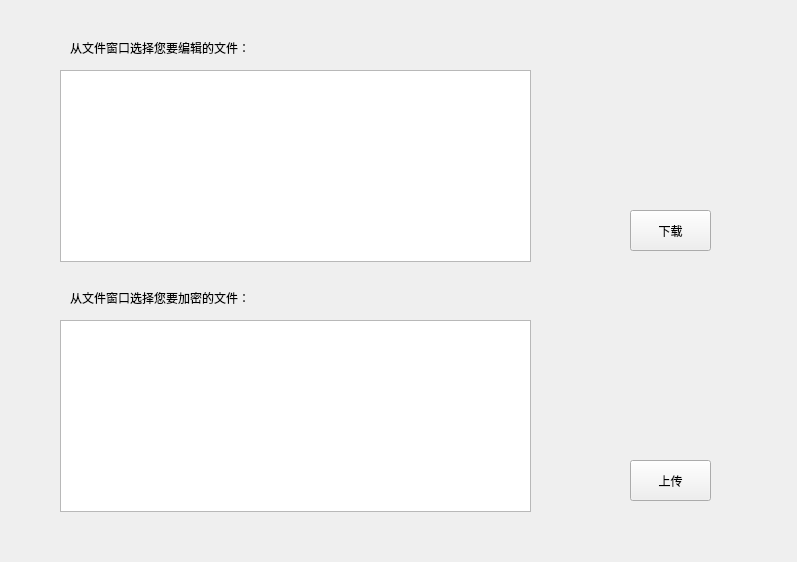
<?xml version="1.0" encoding="UTF-8"?>
<ui version="4.0">
 <class>Form</class>
 <widget class="QWidget" name="Form">
  <property name="geometry">
   <rect>
    <x>0</x>
    <y>0</y>
    <width>797</width>
    <height>562</height>
   </rect>
  </property>
  <property name="windowTitle">
   <string>Form</string>
  </property>
  <widget class="QLabel" name="label">
   <property name="geometry">
    <rect>
     <x>70</x>
     <y>40</y>
     <width>341</width>
     <height>16</height>
    </rect>
   </property>
   <property name="text">
    <string>从文件窗口选择您要编辑的文件：</string>
   </property>
  </widget>
  <widget class="QListView" name="listView">
   <property name="geometry">
    <rect>
     <x>60</x>
     <y>70</y>
     <width>471</width>
     <height>192</height>
    </rect>
   </property>
  </widget>
  <widget class="QListView" name="listView_2">
   <property name="geometry">
    <rect>
     <x>60</x>
     <y>320</y>
     <width>471</width>
     <height>192</height>
    </rect>
   </property>
  </widget>
  <widget class="QLabel" name="label_2">
   <property name="geometry">
    <rect>
     <x>70</x>
     <y>290</y>
     <width>351</width>
     <height>16</height>
    </rect>
   </property>
   <property name="text">
    <string>从文件窗口选择您要加密的文件：</string>
   </property>
  </widget>
  <widget class="QPushButton" name="pushButton">
   <property name="geometry">
    <rect>
     <x>630</x>
     <y>210</y>
     <width>81</width>
     <height>41</height>
    </rect>
   </property>
   <property name="text">
    <string>下载</string>
   </property>
  </widget>
  <widget class="QPushButton" name="pushButton_2">
   <property name="geometry">
    <rect>
     <x>630</x>
     <y>460</y>
     <width>81</width>
     <height>41</height>
    </rect>
   </property>
   <property name="text">
    <string>上传</string>
   </property>
  </widget>
 </widget>
 <resources/>
 <connections>
  <connection>
   <sender>pushButton</sender>
   <signal>clicked()</signal>
   <receiver>Form</receiver>
   <slot>download()</slot>
   <hints>
    <hint type="sourcelabel">
     <x>678</x>
     <y>234</y>
    </hint>
    <hint type="destinationlabel">
     <x>771</x>
     <y>290</y>
    </hint>
   </hints>
  </connection>
  <connection>
   <sender>pushButton_2</sender>
   <signal>clicked()</signal>
   <receiver>Form</receiver>
   <slot>upload()</slot>
   <hints>
    <hint type="sourcelabel">
     <x>681</x>
     <y>488</y>
    </hint>
    <hint type="destinationlabel">
     <x>768</x>
     <y>528</y>
    </hint>
   </hints>
  </connection>
 </connections>
 <slots>
  <slot>download()</slot>
  <slot>upload()</slot>
 </slots>
</ui>
